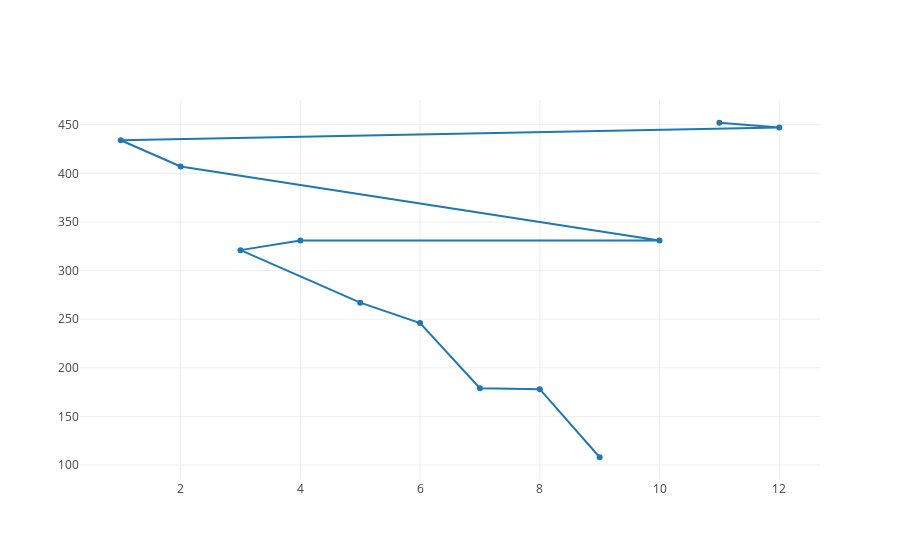

Notebook code for this chart:
### Markdown cell above
Similar charts for the year or day could be generated by replacing 1 in the first line of the above code block with 0 or 3.

### Code cell
trace = plotly.graph_objs.Scatter(x=x, y=y)

date_data = [trace]
plotly.offline.iplot(date_data)

### Figure 1 — Plotly figure (JSON) as saved in the notebook; plotly's stock layout.template omitted (floating-point values rounded to 4 significant figures)
{"data": [{"type": "scatter", "uid": "093456", "x": ["11", "12", "01", "02", "10", "04", "03", "05", "06", "07", "08", "09"], "y": [452, 447, 434, 407, 331, 331, 321, 267, 246, 179, 178, 108]}], "layout": {"autosize": true, "xaxis": {"autorange": true, "range": [0.3089, 12.69], "type": "linear"}, "yaxis": {"autorange": true, "range": [82.8, 477.2], "type": "linear"}}}
